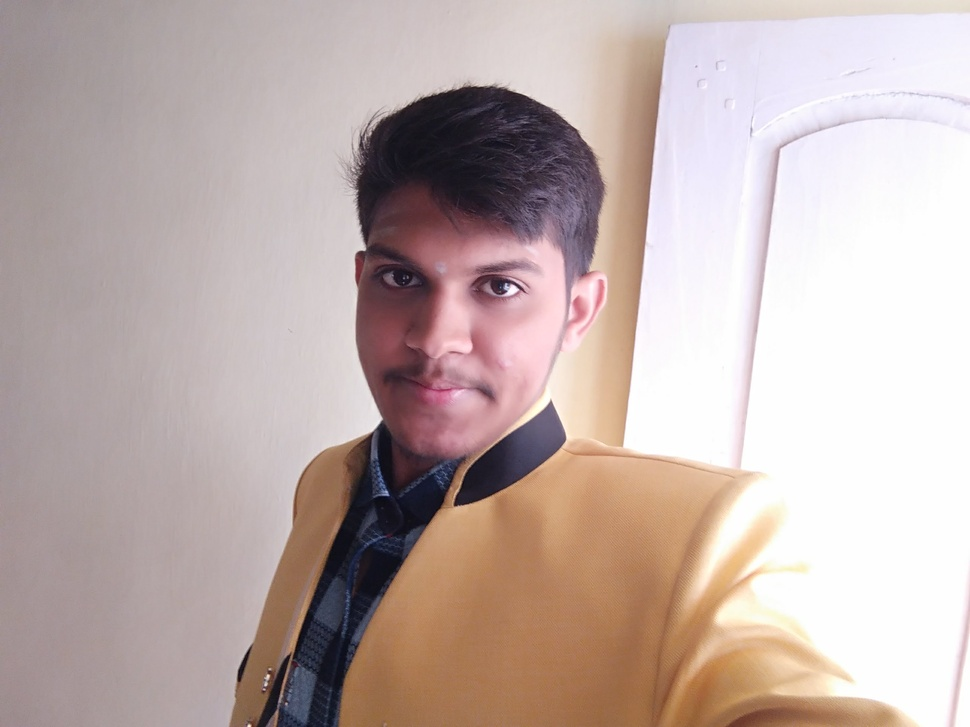
#> input picture me.jpg, 970 x 727 px, shrunk from 2560 x 1920 before the run
$ python Histogram.py
#> lines starting #> are read from the running program, lines starting #| are printed output that depends on the picture
import cv2
import numpy as np
from matplotlib import pyplot as plt

img = cv2.imread('me.jpg')
#> img is the input picture: shape (727, 970, 3); mean B, G, R 170.5, 174.4, 191.4

plt.hist(img.ravel(), 256, [0, 256])
plt.show()
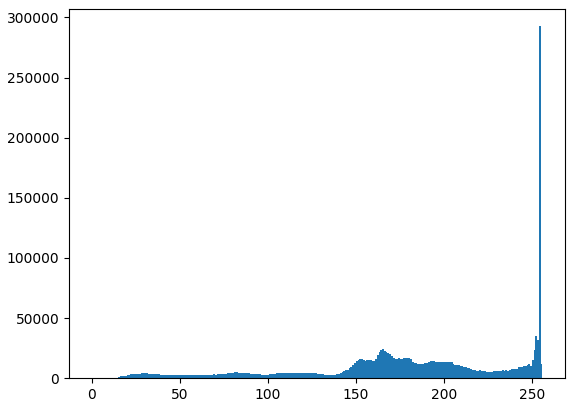
#> figure drawn by matplotlib, 1 panel; tallest bar 292714 high, from x = 254 to 255


color = ('b', 'g', 'r')

for i, col in enumerate(color):
    histogram2 = cv2.calcHist([img], [i], None, [256], [0, 256])
    plt.plot(histogram2, color=col)
    plt.xlim([0, 256])

plt.show()
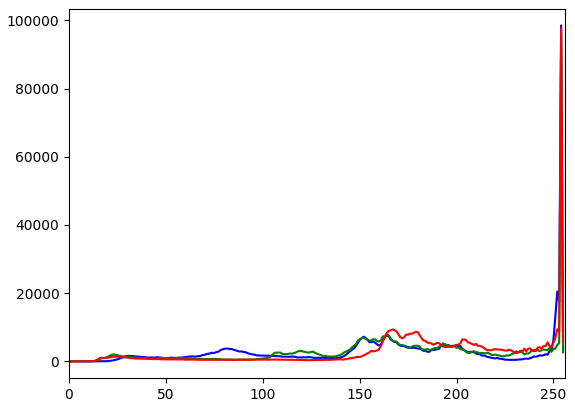
#> figure drawn by matplotlib, 1 panel; curve peaks at x = 254, y = 98517; curve peaks at x = 254, y = 96442; curve peaks at x = 254, y = 97755
